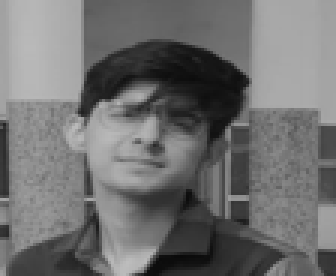
#> input picture Lab8/Train/10 files from Aadit Sharma on Mar 5, 2024/aadit_6.png, 112 x 92 px, found by its file name (shown 3 times larger); its folder holds only this picture in this run
$ jupyter execute --allow-errors task.ipynb
#> lines starting #> are read from the running program, lines starting #| are printed output that depends on the picture
[cell 1]
import os
import re
from PIL import Image
import numpy as np

def read_images(directory):
    x_train = []
    y_train = []
    target_width = 92
    target_height = 112

    # Loop through each friend's directory in the train directory
    for friend_dir in os.listdir(directory):
        friend_path = os.path.join(directory, friend_dir)

        # Check if the path is a directory
        if os.path.isdir(friend_path):
            print(f"Processing directory: {friend_path}")  # Print the current directory being processed

            # Loop through each image in the friend's directory
            for image_file in os.listdir(friend_path):
                image_path = os.path.join(friend_path, image_file)

                try:
                    # Check if the file is an image
                    if os.path.isfile(image_path) and image_file.lower().endswith(('.png', '.jpg', '.jpeg')):
                        # Open the image using PIL and convert to grayscale
                        img = Image.open(image_path).convert('L')
#> img is the input picture: PIL image 112x92 L; min 9, max 189, mean 111.7

                        # Resize the image to a consistent shape
                        img = img.resize((target_width, target_height))
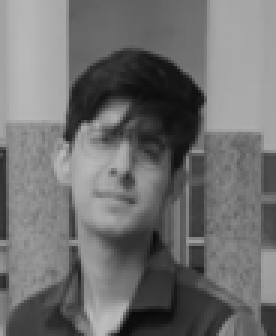
#> img: PIL image 92x112 L (shown 3 times larger); min 8, max 188, mean 111.7

                        # Convert the image to numpy array
                        img_array = np.array(img)

                        # Append the image array to x_train
                        x_train.append(img_array)

                        # Extract the friend's name from the image filename
                        friend_name = extract_friend_name(image_file)

                        # Append the friend's name to y_train
                        y_train.append(friend_name)
                except Exception as e:
                    print(f"Error reading image {image_path}: {e}")
#> pass 2 of the loop in read_images, `for friend_dir in os.listdir(directory):`:
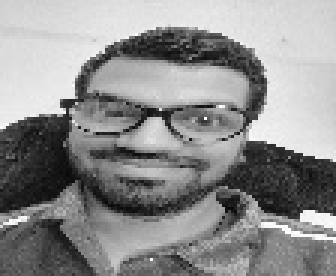
#> input picture Lab8/Train/10 files from Aman Verma on Mar 4, 2024/Aman_1.jpg, 112 x 92 px, found by its file name (shown 3 times larger)
#> in read_images, img is the input picture: PIL image 112x92 L; min 9, max 255, mean 142.5
#> in read_images, `img = img.resize((target_width, target_height))`:
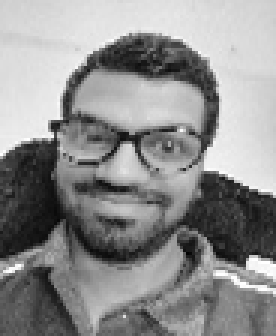
#> img: PIL image 92x112 L (shown 3 times larger); min 4, max 255, mean 142.5

    return np.array(x_train), np.array(y_train)

def extract_friend_name(image_filename):
    # Extract friend's name from the image filename
    if '_' in image_filename:
        friend_name = image_filename.split('_')[0]  # Assuming friend's name is before the first underscore
    else:
        # If underscore is not present, find the index of the first number
        idx = next((i for i, c in enumerate(image_filename) if c.isdigit()), None)
        if idx is not None:
            friend_name = image_filename[:idx]  # Extract name before the first number
        else:
            friend_name = image_filename.split('.')[0]  # Assuming friend's name is before the first dot (.)
    return friend_name

# Provide the path to the train directory
train_directory = r"F:\Sem6\Computer Vision\Lab\Lab8\Train"  # Use raw string literal to avoid escaping backslashes

# Read images and corresponding labels
x_train, y_train = read_images(train_directory)

# Print the shape of x_train and y_train
print("Shape of x_train:", x_train.shape)
#| Shape of x_train: (4, 112, 92)
print("Shape of y_train:", y_train.shape)
#| Shape of y_train: (4,)

[cell 2]
from sklearn.discriminant_analysis import LinearDiscriminantAnalysis as LDA
#> (the rest of this cell did not finish here and is left out)

[cell 3]
'''finding number of images in each class'''  # required for computing recall

total_class_count = {}
COUNT=[]

for i in range(len(y_train)):
    a = y_train[i]

    if(a in total_class_count):
        total_class_count[a] = total_class_count[a] + 1
    else:
        total_class_count[a] = 1

for j in total_class_count:
    COUNT.append(total_class_count[j])

print(total_class_count)
print(len(COUNT))

[cell 4]
'''CLASS START INDEX'''   # required for clustering
class_start_index = []
count = 0
for i in range(len(COUNT)+1):
    if(i < len(COUNT)):
        class_start_index.append(count)
        count = count + COUNT[i]
    else:
        count = len(y_train)
        class_start_index.append(count)
        break

num_of_class = len(class_start_index)
print(class_start_index)

[cell 5]
import os
import numpy as np
from math import floor
import random
from sklearn.decomposition import PCA
from sklearn.cluster import KMeans
import matplotlib.pyplot as plt
import matplotlib.image as mpimg

def ClusterIndicesNumpy(clustNum, labels_array): #numpy
    return np.where(labels_array == clustNum)[0]

[cell 6]
'''dividing the data/features of each class into clusters'''

clusters = [[] for j in range(len(COUNT))]
represent_points = [[] for j in range(len(COUNT))]


class_index = class_start_index
class_index.append(len(y_train))


#> (the rest of this cell did not finish here and is left out)

#> (a cell that did not finish here is left out)

[cell 8]
# [22 lines left out: function image_search, not called in this run]

[cell 9]
# [23 lines left out: function fine_search, not called in this run]

[cell 10]
test = []
for i in range(10):
    k = random.randint(0, (len(y_train)-1))
    test.append(k)

print(test)
